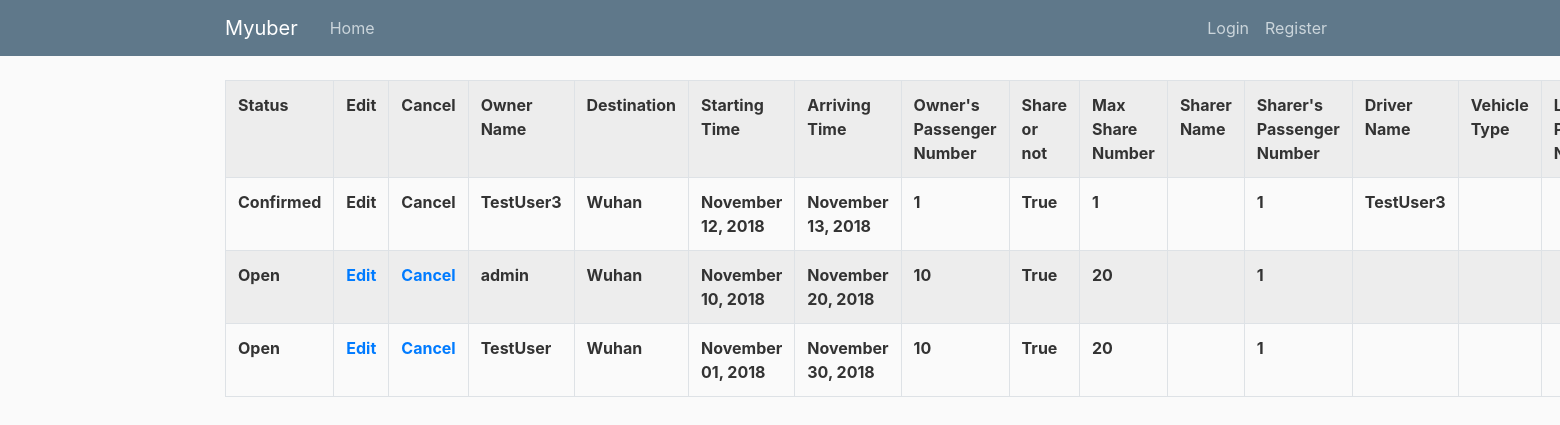
The page /sharer/view/ on the database its author committed.
### ride/models.py (models this page shows, shortened)
class Ride(models.Model):
    owner = models.ForeignKey(User, on_delete=models.CASCADE)
    des = models.CharField(max_length=200, verbose_name='Destination')
    start_date = models.DateTimeField(verbose_name='Start Date', help_text='Format: 2019-01-01 12:00')
    arrive_date = models.DateTimeField(verbose_name='Arrive Date', help_text='Format: 2019-01-01 12:00')
    pas_num = models.IntegerField(verbose_name='Passenger Number')
    share_valid = models.BooleanField(default=False, verbose_name='Do you want to share the ride with others?')
    share_max_num = models.IntegerField(verbose_name='The maximum sharers you can accept')
    share_name = models.CharField(max_length=200)
    share_number = models.IntegerField(default=0, verbose_name='Sharer Number')
    driver_name = models.CharField(max_length=200)
    status = models.IntegerField(default=0, verbose_name='Ride Status (open, confirmed, complete)')
    vehicle_type = models.CharField(max_length=200, verbose_name='Vehicle Type', blank=True)
    license_plate_number = models.CharField(max_length=20, verbose_name="License Plate Number", blank=True)
    max_pas_num = models.IntegerField(verbose_name="Maxmium Number of Passengers", default=0)

### ride/views.py (the view)
# urls.py: path('sharer/view/', views.share_view, name='share-view'),
def share_view(request):
    context = {
        'object_list': Ride.objects.filter(share_name=request.user.username).exclude(status=2).order_by('-start_date')
    }
    return render(request, 'ride/share_view.html', context)

### ride/templates/ride/share_view.html (shortened to what this page needs)
{% extends 'ride/base.html' %}
{% block content %}
<table class="table table-striped table-bordered">
  <tr>
      <th>Status</th>
    <th>Edit</th>
    <th>Cancel</th>
      <th>Owner Name</th>
      <th>Destination</th>
      <th>Starting Time</th>
      <th>Arriving Time</th>
      <th>Owner's Passenger Number</th>
      <th>Share or not</th>
      <th>Max Share Number</th>
      <th>Sharer Name</th>
      <th>Sharer's Passenger Number</th>
      <th>Driver Name</th>
      <th>Vehicle Type</th>
      <th>License Plate Number</th>
  </tr>
  {% for ride in object_list %}
  <tr>
    {% if ride.status == 0 %}
        <th>Open</th>
    {% elif ride.status == 1%}
        <th>Confirmed</th>
    {% else %}
        <th>Complete</th>
    {% endif %}
    {% if ride.status == 0%}
        <th><a href="{% url 'ride:share-update' ride.id %}">Edit</a></th>
    {% else %}
        <th>Edit</th>
    {% endif %}
    {% if ride.status == 0%}
        <th><a href="{% url 'ride:share-cancel' ride.id %}">Cancel</a></th>
    {% else %}
        <th>Cancel</th>
    {% endif %}
      <th>{{ ride.owner.username }}</th>
      <th>{{ ride.des }}</th>
      <th>{{ ride.start_date|date:"F d, Y" }}</th>
      <th>{{ ride.arrive_date|date:"F d, Y" }}</th>
      <th>{{ ride.pas_num }}</th>
      <th>{{ ride.share_valid }}</th>
      <th>{{ ride.share_max_num }}</th>
      <th>{{ ride.share_name }}</th>
      <th>{{ ride.share_number }}</th>
      <th>{{ ride.driver_name }}</th>
      <th>{{ ride.vehicle_type }}</th>
      <th>{{ ride.license_plate_number }}</th>
    </tr>
  {% endfor %}
</table>
{% endblock content %}

### ride/templates/ride/base.html (shortened to what this page needs)
{% load static %}
<!DOCTYPE html>
<html lang="en">
<head>
    <link rel="stylesheet" href="https://maxcdn.bootstrapcdn.com/bootstrap/4.0.0/css/bootstrap.min.css">
    <link rel="stylesheet" type="text/css" href="{% static 'ride/main.css' %}">
</head>
<body>
    <header class="site-header">
      <nav class="navbar navbar-expand-md navbar-dark bg-steel fixed-top">
        <div class="container">
          <a class="navbar-brand mr-4" href="{% url 'ride:ride-home' %}">Myuber</a>
          <div class="collapse navbar-collapse" id="navbarToggle">
            <div class="navbar-nav mr-auto">
              <a class="nav-item nav-link" href="{% url 'ride:ride-home' %}">Home</a>
            </div>
            <div class="navbar-nav">
                {% if user.is_authenticated %}
                  <a class="nav-item nav-link" href="{% url 'profile' %}">Profile</a>
                  <a class="nav-item nav-link" href="{% url 'logout' %}">Logout</a>
                {% else %}
                  <a class="nav-item nav-link" href="{% url 'login' %}">Login</a>
                  <a class="nav-item nav-link" href="{% url 'register' %}">Register</a>
                {% endif %}
            </div>
          </div>
        </div>
      </nav>
    </header>
    <main role="main" class="container">
      <div class="row">
        <div class="col-md-8">
          {% block content %}{% endblock %}
        </div>
      </div>
    </main>
</body>
</html>

### ride/static/ride/main.css (style rules this page uses)
body { background: #fafafa; color: #333333; margin-top: 5rem; }
.bg-steel { background-color: #5f788a; }
.site-header .navbar-nav .nav-link { color: #cbd5db; }

### rows shown on the page
Ride: status "Confirmed", owner.username "TestUser3", des "Wuhan", start_date "November 12, 2018", arrive_date "November 13, 2018", pas_num "1", share_valid "True", share_max_num "1", share_number "1", driver_name "TestUser3"
Ride: status "Open", owner.username "admin", des "Wuhan", start_date "November 10, 2018", arrive_date "November 20, 2018", pas_num "10", share_valid "True", share_max_num "20", share_number "1"
Ride: status "Open", owner.username "TestUser", des "Wuhan", start_date "November 01, 2018", arrive_date "November 30, 2018", pas_num "10", share_valid "True", share_max_num "20", share_number "1"
